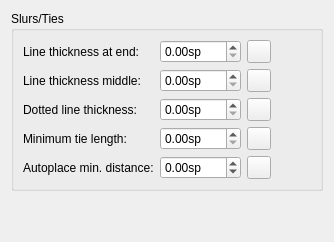
      <widget class="QWidget" name="PageSlursTies">
       <layout class="QVBoxLayout" name="verticalLayout_13">
        <property name="spacing">
         <number>0</number>
        </property>
        <item>
         <widget class="QGroupBox" name="groupBox_9">
          <property name="title">
           <string>Slurs/Ties</string>
          </property>
          <property name="flat">
           <bool>false</bool>
          </property>
          <layout class="QGridLayout" name="gridLayout_3">
           <item row="0" column="1">
            <widget class="QDoubleSpinBox" name="slurEndLineWidth">
             <property name="sizePolicy">
              <sizepolicy hsizetype="Preferred" vsizetype="Fixed">
               <horstretch>0</horstretch>
               <verstretch>0</verstretch>
              </sizepolicy>
             </property>
             <property name="suffix">
              <string>sp</string>
             </property>
             <property name="singleStep">
              <double>0.050000000000000</double>
             </property>
            </widget>
           </item>
           <item row="2" column="0">
            <widget class="QLabel" name="label_33">
             <property name="text">
              <string>Dotted line thickness:</string>
             </property>
             <property name="buddy">
              <cstring>slurDottedLineWidth</cstring>
             </property>
            </widget>
           </item>
           <item row="2" column="1">
            <widget class="QDoubleSpinBox" name="slurDottedLineWidth">
             <property name="sizePolicy">
              <sizepolicy hsizetype="Preferred" vsizetype="Fixed">
               <horstretch>0</horstretch>
               <verstretch>0</verstretch>
              </sizepolicy>
             </property>
             <property name="suffix">
              <string>sp</string>
             </property>
             <property name="singleStep">
              <double>0.050000000000000</double>
             </property>
            </widget>
           </item>
           <item row="4" column="0">
            <widget class="QLabel" name="label_158">
             <property name="text">
              <string>Autoplace min. distance:</string>
             </property>
            </widget>
           </item>
           <item row="0" column="0">
            <widget class="QLabel" name="label_30">
             <property name="text">
              <string>Line thickness at end:</string>
             </property>
             <property name="buddy">
              <cstring>slurEndLineWidth</cstring>
             </property>
            </widget>
           </item>
           <item row="3" column="1">
            <widget class="QDoubleSpinBox" name="minTieLength">
             <property name="suffix">
              <string>sp</string>
             </property>
             <property name="singleStep">
              <double>0.100000000000000</double>
             </property>
            </widget>
           </item>
           <item row="4" column="3">
            <spacer name="horizontalSpacer">
             <property name="orientation">
              <enum>Qt::Horizontal</enum>
             </property>
             <property name="sizeHint" stdset="0">
              <size>
               <width>40</width>
               <height>20</height>
              </size>
             </property>
            </spacer>
           </item>
           <item row="1" column="1">
            <widget class="QDoubleSpinBox" name="slurMidLineWidth">
             <property name="sizePolicy">
              <sizepolicy hsizetype="Preferred" vsizetype="Fixed">
               <horstretch>0</horstretch>
               <verstretch>0</verstretch>
              </sizepolicy>
             </property>
             <property name="suffix">
              <string>sp</string>
             </property>
             <property name="singleStep">
              <double>0.050000000000000</double>
             </property>
            </widget>
           </item>
           <item row="1" column="0">
            <widget class="QLabel" name="label_31">
             <property name="text">
              <string>Line thickness middle:</string>
             </property>
             <property name="buddy">
              <cstring>slurMidLineWidth</cstring>
             </property>
            </widget>
           </item>
           <item row="3" column="0">
            <widget class="QLabel" name="minTieLengthLabel">
             <property name="text">
              <string>Minimum tie length:</string>
             </property>
             <property name="buddy">
              <cstring>minTieLength</cstring>
             </property>
            </widget>
           </item>
           <item row="4" column="1">
            <widget class="QDoubleSpinBox" name="slurMinDistance">
             <property name="sizePolicy">
              <sizepolicy hsizetype="Preferred" vsizetype="Fixed">
               <horstretch>0</horstretch>
               <verstretch>0</verstretch>
              </sizepolicy>
             </property>
             <property name="suffix">
              <string>sp</string>
             </property>
             <property name="decimals">
              <number>2</number>
             </property>
             <property name="minimum">
              <double>-100.000000000000000</double>
             </property>
             <property name="singleStep">
              <double>0.500000000000000</double>
             </property>
            </widget>
           </item>
           <item row="4" column="2">
            <widget class="QToolButton" name="resetSlurMinDistance">
             <property name="toolTip">
              <string>Reset to default</string>
             </property>
             <property name="accessibleName">
              <string>Reset 'Autoplace min. distance' value</string>
             </property>
             <property name="text">
              <string notr="true"/>
             </property>
             <property name="icon">
              <iconset resource="musescore.qrc">
               <normaloff>:/data/icons/edit-reset.svg</normaloff>:/data/icons/edit-reset.svg</iconset>
             </property>
            </widget>
           </item>
           <item row="0" column="2">
            <widget class="QToolButton" name="resetSlurEndLineWidth">
             <property name="toolTip">
              <string>Reset to default</string>
             </property>
             <property name="accessibleName">
              <string>Reset 'Line thickness at end' value</string>
             </property>
             <property name="text">
              <string notr="true"/>
             </property>
             <property name="icon">
              <iconset resource="musescore.qrc">
               <normaloff>:/data/icons/edit-reset.svg</normaloff>:/data/icons/edit-reset.svg</iconset>
             </property>
            </widget>
           </item>
           <item row="1" column="2">
            <widget class="QToolButton" name="resetSlurMidLineWidth">
             <property name="toolTip">
              <string>Reset to default</string>
             </property>
             <property name="accessibleName">
              <string>Reset 'Line thickness middle' value</string>
             </property>
             <property name="text">
              <string notr="true"/>
             </property>
             <property name="icon">
              <iconset resource="musescore.qrc">
               <normaloff>:/data/icons/edit-reset.svg</normaloff>:/data/icons/edit-reset.svg</iconset>
             </property>
            </widget>
           </item>
           <item row="2" column="2">
            <widget class="QToolButton" name="resetSlurDottedLineWidth">
             <property name="toolTip">
              <string>Reset to default</string>
             </property>
             <property name="accessibleName">
              <string>Reset 'Dotted line thickness' value</string>
             </property>
             <property name="text">
              <string notr="true"/>
             </property>
             <property name="icon">
              <iconset resource="musescore.qrc">
               <normaloff>:/data/icons/edit-reset.svg</normaloff>:/data/icons/edit-reset.svg</iconset>
             </property>
            </widget>
           </item>
           <item row="3" column="2">
            <widget class="QToolButton" name="resetMinTieLength">
             <property name="toolTip">
              <string>Reset to default</string>
             </property>
             <property name="accessibleName">
              <string>Reset 'Minimum tie length' value</string>
             </property>
             <property name="text">
              <string notr="true"/>
             </property>
             <property name="icon">
              <iconset resource="musescore.qrc">
               <normaloff>:/data/icons/edit-reset.svg</normaloff>:/data/icons/edit-reset.svg</iconset>
             </property>
            </widget>
           </item>
          </layout>
         </widget>
        </item>
        <item>
         <spacer name="verticalSpacer_4">
          <property name="orientation">
           <enum>Qt::Vertical</enum>
          </property>
          <property name="sizeHint" stdset="0">
           <size>
            <width>20</width>
            <height>40</height>
           </size>
          </property>
         </spacer>
        </item>
       </layout>
      </widget>
